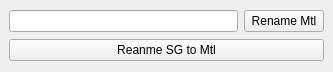
<?xml version="1.0" encoding="UTF-8"?>
<ui version="4.0">
 <class>MainWindow</class>
 <widget class="QMainWindow" name="MainWindow">
  <property name="geometry">
   <rect>
    <x>0</x>
    <y>0</y>
    <width>333</width>
    <height>72</height>
   </rect>
  </property>
  <property name="windowTitle">
   <string>Name Mtl</string>
  </property>
  <widget class="QWidget" name="centralwidget">
   <layout class="QVBoxLayout" name="verticalLayout">
    <item>
     <layout class="QHBoxLayout" name="horizontalLayout">
      <item>
       <widget class="QLineEdit" name="prefixBox">
        <property name="toolTip">
         <string>Prefix to add to SG name</string>
        </property>
       </widget>
      </item>
      <item>
       <widget class="QPushButton" name="renameButton">
        <property name="minimumSize">
         <size>
          <width>75</width>
          <height>0</height>
         </size>
        </property>
        <property name="toolTip">
         <string>Rename Mtls for selected mesh</string>
        </property>
        <property name="text">
         <string>Rename Mtl</string>
        </property>
       </widget>
      </item>
     </layout>
    </item>
    <item>
     <widget class="QPushButton" name="sgtomtlButton">
      <property name="toolTip">
       <string>Rename Mtl to SG name</string>
      </property>
      <property name="text">
       <string>Reanme SG to Mtl</string>
      </property>
     </widget>
    </item>
   </layout>
  </widget>
 </widget>
 <resources/>
 <connections/>
</ui>
